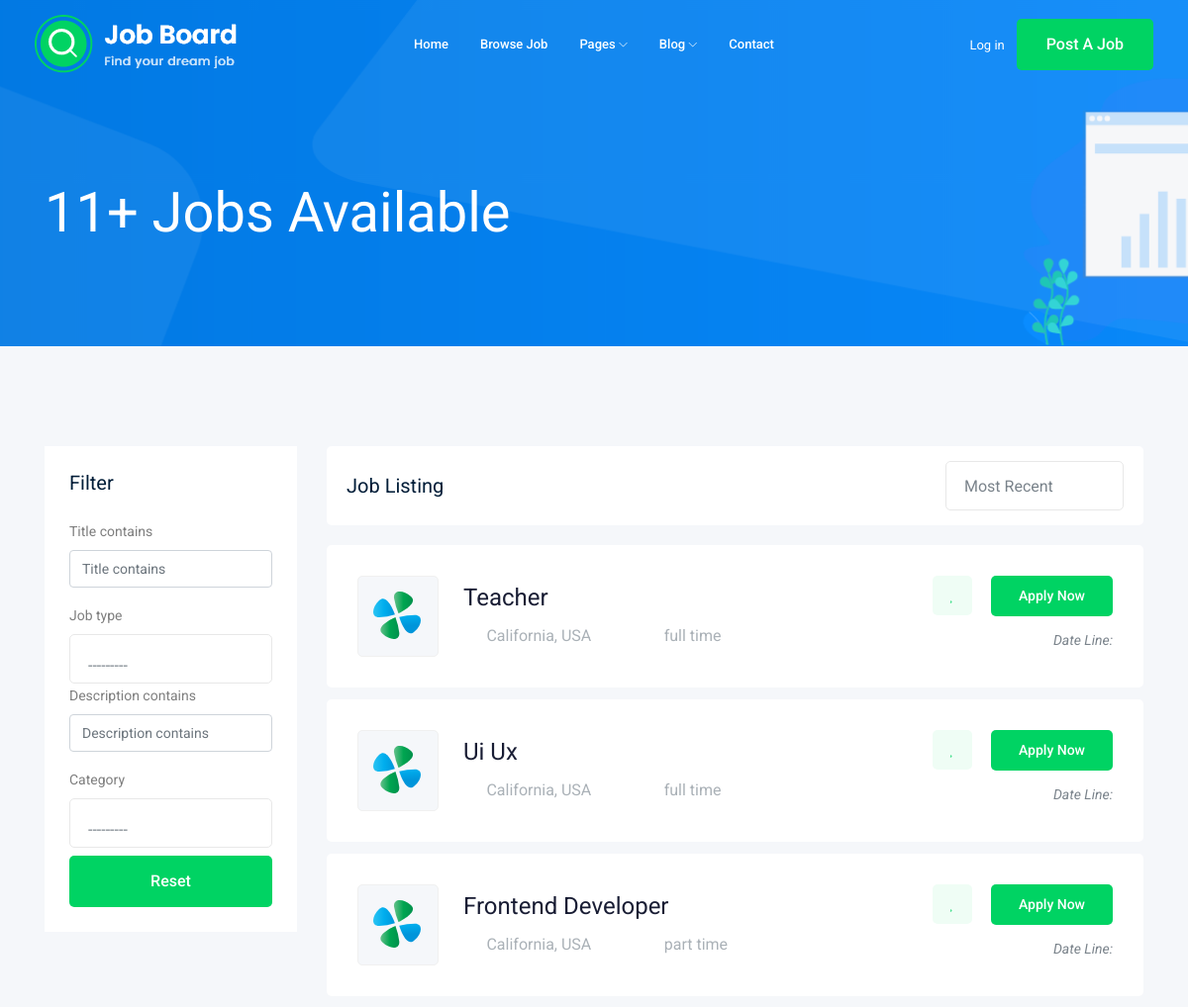
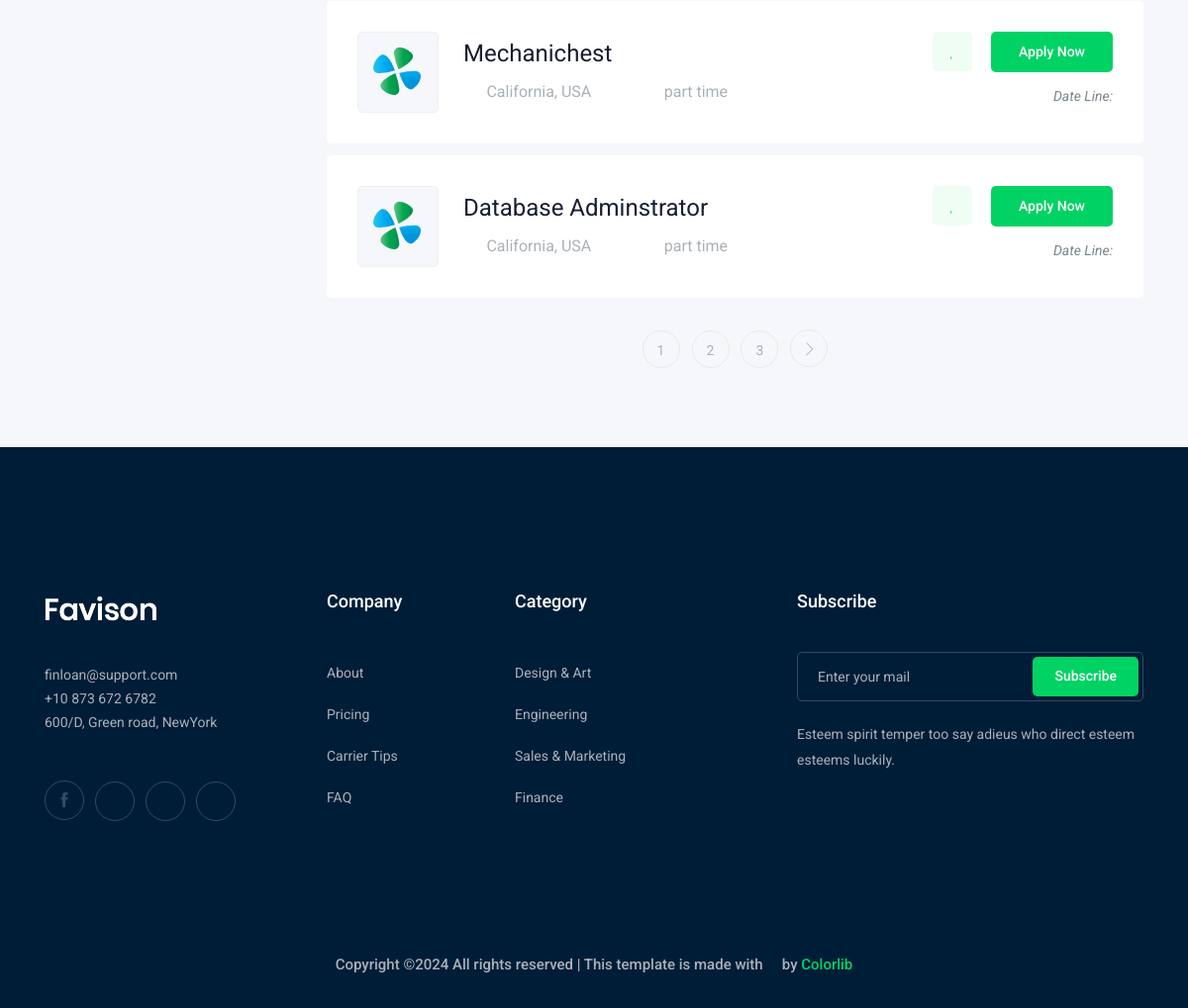
Screenshot of /jobs/ with the database file from the repository (2 pictures, top to bottom).
### job/models.py (models this page shows, shortened)
class Category(models.Model):
    title = models.CharField(max_length= 50)
    def __str__(self):
        return self.title

class Job(models.Model):
    title = models.CharField(max_length = 50)
    job_type = models.CharField(max_length= 15 , choices= JOB_TYPE , default= "full time")
    description = models.CharField(max_length= 500)
    published_date = models.DateTimeField(auto_now= True)
    Vacancy = models.IntegerField(default= 1)
    salary = models.FloatField(default= 0)
    category = models.ForeignKey('Category' , on_delete= models.CASCADE )
    experience_years = models.IntegerField(default= 1)
    image = models.ImageField(upload_to= upload_img)
    slug = models.SlugField(null= True, blank= True)
    def __str__(self):
        return self.title

### job/views.py (the view)
def job_list(request):
    all_jobs = Job.objects.all()
    count = all_jobs.count()
    myfilter = JobFilter(request.GET,queryset= all_jobs )
    all_jobs = myfilter.qs
    paginator = Paginator(all_jobs, 5)
    page_numnber = request.GET.get('page')
    jobs_of_page = paginator.get_page(page_numnber)
    contant = {"jobs":jobs_of_page,"all_jobs":all_jobs ,'filter':myfilter , 'count':count}
    return render(request,'jobs.html',contant)

### job/templates/jobs.html (shortened to what this page needs)
{% extends 'base.html' %}
{% load bootstrap4 %}
{% block content %}
    <div class="bradcam_area bradcam_bg_1">
        <div class="container">
            <div class="row">
                <div class="col-xl-12">
                    <div class="bradcam_text">
                        <h3>{{count}}+ Jobs Available</h3>
                    </div>
                </div>
            </div>
        </div>
    </div>
    <div class="job_listing_area plus_padding">
        <div class="container">
            <div class="row">
                <div class="col-lg-3">
                    <div class="job_filter white-bg">
                        <div class="form_inner white-bg">
                            <h3>Filter</h3>
                            <form method="get">
                                {% bootstrap_form filter.form %}
                                <button  class="boxed-btn3 w-100 mt-2" type="submit" >Reset</button>
                            </form>
                        </div>
                    </div>
                </div>
                <div class="col-lg-9">
                    <div class="recent_joblist_wrap">
                        <div class="recent_joblist white-bg ">
                            <div class="row align-items-center">
                                <div class="col-md-6">
                                    <h4>Job Listing</h4>
                                </div>
                                <div class="col-md-6">
                                    <div class="serch_cat d-flex justify-content-end">
                                    </div>
                                </div>
                            </div>
                        </div>
                    </div>
                    <div class="job_lists m-0">
                        <div class="row">
                            {% for job in jobs %}
                            <div class="col-lg-12 col-md-12">
                                <div class="single_jobs white-bg d-flex justify-content-between">
                                    <div class="jobs_left d-flex align-items-center">
                                        <div class="thumb">
                                            <img src="img/svg_icon/1.svg" alt="">
                                        </div>
                                        <div class="jobs_conetent">
                                            <a href="{% url 'job_details' job.slug %}" target="_blank" style="text-transform: capitalize;"><h4>{{ job }}</h4></a>
                                            <div class="links_locat d-flex align-items-center">
                                                <div class="location">
                                                    <p> <i class="fa fa-map-marker"></i> California, USA</p>
                                                </div>
                                                <div class="location">
                                                    <p> <i class="fa fa-clock-o"></i> {{ job.job_type }}</p>
                                                </div>
                                            </div>
                                        </div>
                                    </div>
                                    <div class="jobs_right">
                                        <div class="apply_now">
                                            <a class="heart_mark" href="#"> <i class="fa fa-heart"></i> </a>
                                            <a href="{% url 'job_details' job.slug %}" target="_blank" class="boxed-btn3">Apply Now</a>
                                        </div>
                                        <div class="date">
                                            <p>Date Line: {{job.puplished_at|date:'j M o'}}</p>
                                        </div>
                                    </div>
                                </div>
                            </div>
                            {% endfor %}
                        </div>
                        <div class="row">
                            <div class="col-lg-12">
                                {% if jobs.has_other_pages %}
                                    <div class="pagination_wrap">
                                        <ul>
                                            {% for i in jobs.paginator.page_range %}
                                                <li><a href="?page={{ i }}"><span>{{i}}</span></a></li>
                                            {% endfor %}
                                            {% if jobs.has_next %}
                                                <li><a href="?page={{ jobs.next_page_number }}"> <i class="ti-angle-right"></i> </a></li>
                                            {% endif %}
                                        </ul>
                                    </div>
                                {% endif %}
                            </div>
                        </div>
                    </div>
                </div>
            </div>
        </div>
    </div>
{% endblock %}

### rows the page displays
Job: title "Teacher", job_type "full time"
Job: title "Ui Ux", job_type "full time"
Job: title "Frontend Developer", job_type "part time"
Job: title "Mechanichest", job_type "part time"
Job: title "Database Adminstrator", job_type "part time"

### other values shown
{{ count }} "11"
{{ i }} "1" "2" "3"
